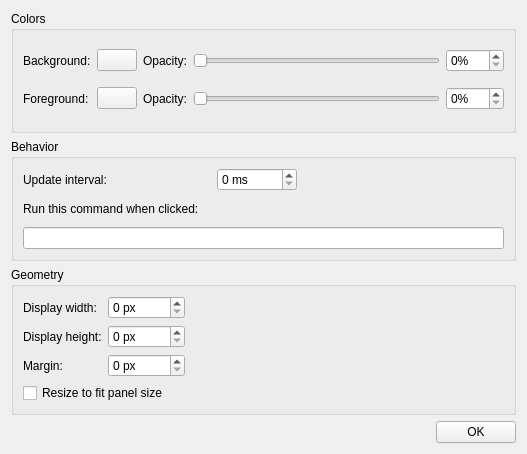
<?xml version="1.0" encoding="UTF-8"?>
<ui version="4.0">
 <class>settingswidget</class>
 <widget class="QWidget" name="settingswidget">
  <property name="geometry">
   <rect>
    <x>0</x>
    <y>0</y>
    <width>527</width>
    <height>454</height>
   </rect>
  </property>
  <property name="windowTitle">
   <string>Memory Monitor Settings</string>
  </property>
  <property name="windowIcon">
   <iconset theme="preferences-system">
    <normaloff>.</normaloff>.</iconset>
  </property>
  <layout class="QVBoxLayout" name="verticalLayout">
   <item>
    <widget class="QGroupBox" name="colorgbox">
     <property name="title">
      <string>Colors</string>
     </property>
     <layout class="QGridLayout" name="gridLayout">
      <item row="1" column="1">
       <widget class="QPushButton" name="forecolorbt">
        <property name="text">
         <string/>
        </property>
       </widget>
      </item>
      <item row="1" column="0">
       <widget class="QLabel" name="label_5">
        <property name="text">
         <string>Foreground:</string>
        </property>
       </widget>
      </item>
      <item row="0" column="2">
       <widget class="QLabel" name="label_10">
        <property name="text">
         <string>Opacity:</string>
        </property>
       </widget>
      </item>
      <item row="0" column="0">
       <widget class="QLabel" name="label_4">
        <property name="text">
         <string>Background:</string>
        </property>
       </widget>
      </item>
      <item row="1" column="3">
       <widget class="QSlider" name="foreopslider">
        <property name="maximum">
         <number>100</number>
        </property>
        <property name="orientation">
         <enum>Qt::Horizontal</enum>
        </property>
       </widget>
      </item>
      <item row="0" column="4">
       <widget class="QSpinBox" name="backgroundSbox">
        <property name="suffix">
         <string>%</string>
        </property>
        <property name="maximum">
         <number>100</number>
        </property>
       </widget>
      </item>
      <item row="0" column="1">
       <widget class="QPushButton" name="backgroundcolorbt">
        <property name="text">
         <string/>
        </property>
       </widget>
      </item>
      <item row="1" column="4">
       <widget class="QSpinBox" name="foreSbox">
        <property name="suffix">
         <string>%</string>
        </property>
        <property name="maximum">
         <number>100</number>
        </property>
       </widget>
      </item>
      <item row="1" column="2">
       <widget class="QLabel" name="label_11">
        <property name="text">
         <string>Opacity:</string>
        </property>
       </widget>
      </item>
      <item row="0" column="3">
       <widget class="QSlider" name="backgroundopslider">
        <property name="maximum">
         <number>100</number>
        </property>
        <property name="orientation">
         <enum>Qt::Horizontal</enum>
        </property>
       </widget>
      </item>
     </layout>
    </widget>
   </item>
   <item>
    <widget class="QGroupBox" name="groupBox_2">
     <property name="title">
      <string>Behavior</string>
     </property>
     <layout class="QGridLayout" name="gridLayout_2">
      <item row="2" column="0" colspan="5">
       <widget class="QLineEdit" name="commandTbox"/>
      </item>
      <item row="0" column="2" colspan="3">
       <layout class="QHBoxLayout" name="horizontalLayout_2">
        <item>
         <widget class="QSpinBox" name="updateintervalSbox">
          <property name="suffix">
           <string> ms</string>
          </property>
          <property name="maximum">
           <number>60000</number>
          </property>
         </widget>
        </item>
        <item>
         <spacer name="horizontalSpacer">
          <property name="orientation">
           <enum>Qt::Horizontal</enum>
          </property>
          <property name="sizeHint" stdset="0">
           <size>
            <width>40</width>
            <height>20</height>
           </size>
          </property>
         </spacer>
        </item>
       </layout>
      </item>
      <item row="1" column="0" colspan="4">
       <widget class="QLabel" name="label_7">
        <property name="text">
         <string>Run this command when clicked:</string>
        </property>
       </widget>
      </item>
      <item row="0" column="0" colspan="2">
       <widget class="QLabel" name="label">
        <property name="text">
         <string>Update interval:</string>
        </property>
       </widget>
      </item>
     </layout>
    </widget>
   </item>
   <item>
    <widget class="QGroupBox" name="groupBox_3">
     <property name="title">
      <string>Geometry</string>
     </property>
     <layout class="QGridLayout" name="gridLayout_3">
      <item row="0" column="1">
       <widget class="QSpinBox" name="widthSbox">
        <property name="suffix">
         <string> px</string>
        </property>
        <property name="maximum">
         <number>10000</number>
        </property>
       </widget>
      </item>
      <item row="2" column="1">
       <widget class="QSpinBox" name="marginSbox">
        <property name="suffix">
         <string> px</string>
        </property>
        <property name="maximum">
         <number>10000</number>
        </property>
       </widget>
      </item>
      <item row="2" column="0">
       <widget class="QLabel" name="label_9">
        <property name="text">
         <string>Margin:</string>
        </property>
       </widget>
      </item>
      <item row="1" column="1">
       <widget class="QSpinBox" name="heightSbox">
        <property name="suffix">
         <string> px</string>
        </property>
        <property name="maximum">
         <number>10000</number>
        </property>
       </widget>
      </item>
      <item row="0" column="0">
       <widget class="QLabel" name="label_2">
        <property name="text">
         <string>Display width:</string>
        </property>
       </widget>
      </item>
      <item row="1" column="0">
       <widget class="QLabel" name="label_8">
        <property name="text">
         <string>Display height:</string>
        </property>
       </widget>
      </item>
      <item row="3" column="0" colspan="5">
       <widget class="QCheckBox" name="resizetofitCbox">
        <property name="text">
         <string>Resize to fit panel size</string>
        </property>
       </widget>
      </item>
      <item row="0" column="2">
       <spacer name="horizontalSpacer_3">
        <property name="orientation">
         <enum>Qt::Horizontal</enum>
        </property>
        <property name="sizeHint" stdset="0">
         <size>
          <width>40</width>
          <height>20</height>
         </size>
        </property>
       </spacer>
      </item>
     </layout>
    </widget>
   </item>
   <item>
    <layout class="QHBoxLayout" name="horizontalLayout">
     <item>
      <spacer name="horizontalSpacer_5">
       <property name="orientation">
        <enum>Qt::Horizontal</enum>
       </property>
       <property name="sizeHint" stdset="0">
        <size>
         <width>40</width>
         <height>20</height>
        </size>
       </property>
      </spacer>
     </item>
     <item>
      <widget class="QPushButton" name="okbt">
       <property name="text">
        <string>OK</string>
       </property>
       <property name="icon">
        <iconset theme="dialog-ok-apply">
         <normaloff>.</normaloff>.</iconset>
       </property>
      </widget>
     </item>
    </layout>
   </item>
  </layout>
 </widget>
 <resources/>
 <connections>
  <connection>
   <sender>backgroundopslider</sender>
   <signal>valueChanged(int)</signal>
   <receiver>backgroundSbox</receiver>
   <slot>setValue(int)</slot>
   <hints>
    <hint type="sourcelabel">
     <x>430</x>
     <y>49</y>
    </hint>
    <hint type="destinationlabel">
     <x>479</x>
     <y>50</y>
    </hint>
   </hints>
  </connection>
  <connection>
   <sender>foreopslider</sender>
   <signal>valueChanged(int)</signal>
   <receiver>foreSbox</receiver>
   <slot>setValue(int)</slot>
   <hints>
    <hint type="sourcelabel">
     <x>431</x>
     <y>80</y>
    </hint>
    <hint type="destinationlabel">
     <x>479</x>
     <y>79</y>
    </hint>
   </hints>
  </connection>
  <connection>
   <sender>backgroundSbox</sender>
   <signal>valueChanged(int)</signal>
   <receiver>backgroundopslider</receiver>
   <slot>setValue(int)</slot>
   <hints>
    <hint type="sourcelabel">
     <x>485</x>
     <y>47</y>
    </hint>
    <hint type="destinationlabel">
     <x>318</x>
     <y>52</y>
    </hint>
   </hints>
  </connection>
  <connection>
   <sender>foreSbox</sender>
   <signal>valueChanged(int)</signal>
   <receiver>foreopslider</receiver>
   <slot>setValue(int)</slot>
   <hints>
    <hint type="sourcelabel">
     <x>478</x>
     <y>75</y>
    </hint>
    <hint type="destinationlabel">
     <x>327</x>
     <y>75</y>
    </hint>
   </hints>
  </connection>
 </connections>
 <buttongroups>
  <buttongroup name="swapbuttongroup"/>
 </buttongroups>
</ui>
